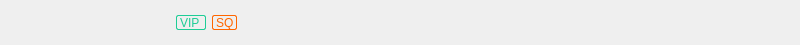
<?xml version="1.0" encoding="UTF-8"?>
<ui version="4.0">
 <class>ListItemBox</class>
 <widget class="QWidget" name="ListItemBox">
  <property name="geometry">
   <rect>
    <x>0</x>
    <y>0</y>
    <width>800</width>
    <height>45</height>
   </rect>
  </property>
  <property name="windowTitle">
   <string>Form</string>
  </property>
  <layout class="QHBoxLayout" name="horizontalLayout">
   <property name="spacing">
    <number>0</number>
   </property>
   <property name="leftMargin">
    <number>0</number>
   </property>
   <property name="topMargin">
    <number>0</number>
   </property>
   <property name="rightMargin">
    <number>0</number>
   </property>
   <property name="bottomMargin">
    <number>0</number>
   </property>
   <item>
    <widget class="QWidget" name="musicNameBox" native="true">
     <property name="minimumSize">
      <size>
       <width>380</width>
       <height>0</height>
      </size>
     </property>
     <property name="maximumSize">
      <size>
       <width>380</width>
       <height>16777215</height>
      </size>
     </property>
     <layout class="QHBoxLayout" name="horizontalLayout_4">
      <item>
       <widget class="QPushButton" name="likeBtn">
        <property name="minimumSize">
         <size>
          <width>25</width>
          <height>25</height>
         </size>
        </property>
        <property name="maximumSize">
         <size>
          <width>25</width>
          <height>25</height>
         </size>
        </property>
        <property name="styleSheet">
         <string notr="true">#likeBtn
{
 border:none;
}</string>
        </property>
        <property name="text">
         <string/>
        </property>
       </widget>
      </item>
      <item>
       <widget class="QLabel" name="musicNameLabel">
        <property name="minimumSize">
         <size>
          <width>130</width>
          <height>0</height>
         </size>
        </property>
        <property name="text">
         <string/>
        </property>
       </widget>
      </item>
      <item>
       <widget class="QLabel" name="VIPLabel">
        <property name="minimumSize">
         <size>
          <width>30</width>
          <height>0</height>
         </size>
        </property>
        <property name="maximumSize">
         <size>
          <width>30</width>
          <height>15</height>
         </size>
        </property>
        <property name="styleSheet">
         <string notr="true">#VIPLabel
{
 border:1px solid #1ECD96;
color:#1ECD96;
 border-radius:2px;
 }</string>
        </property>
        <property name="text">
         <string>VIP</string>
        </property>
       </widget>
      </item>
      <item>
       <widget class="QLabel" name="SQLabel">
        <property name="minimumSize">
         <size>
          <width>25</width>
          <height>0</height>
         </size>
        </property>
        <property name="maximumSize">
         <size>
          <width>25</width>
          <height>15</height>
         </size>
        </property>
        <property name="styleSheet">
         <string notr="true">#SQLabel
 {
 border:1px solid #FF6600;
 color:#FF6600;
 border-radius:2px;
}</string>
        </property>
        <property name="text">
         <string>SQ</string>
        </property>
       </widget>
      </item>
      <item>
       <spacer name="horizontalSpacer">
        <property name="orientation">
         <enum>Qt::Horizontal</enum>
        </property>
        <property name="sizeHint" stdset="0">
         <size>
          <width>139</width>
          <height>20</height>
         </size>
        </property>
       </spacer>
      </item>
     </layout>
    </widget>
   </item>
   <item>
    <widget class="QWidget" name="musicSingerBox" native="true">
     <property name="minimumSize">
      <size>
       <width>200</width>
       <height>0</height>
      </size>
     </property>
     <property name="maximumSize">
      <size>
       <width>200</width>
       <height>16777215</height>
      </size>
     </property>
     <layout class="QHBoxLayout" name="horizontalLayout_2">
      <item>
       <widget class="QLabel" name="musicSingerLabel">
        <property name="text">
         <string/>
        </property>
       </widget>
      </item>
     </layout>
    </widget>
   </item>
   <item>
    <widget class="QWidget" name="musicAlbumBox" native="true">
     <layout class="QHBoxLayout" name="horizontalLayout_3">
      <item>
       <widget class="QLabel" name="albumNameLabel">
        <property name="text">
         <string/>
        </property>
       </widget>
      </item>
     </layout>
    </widget>
   </item>
  </layout>
 </widget>
 <resources/>
 <connections/>
</ui>
